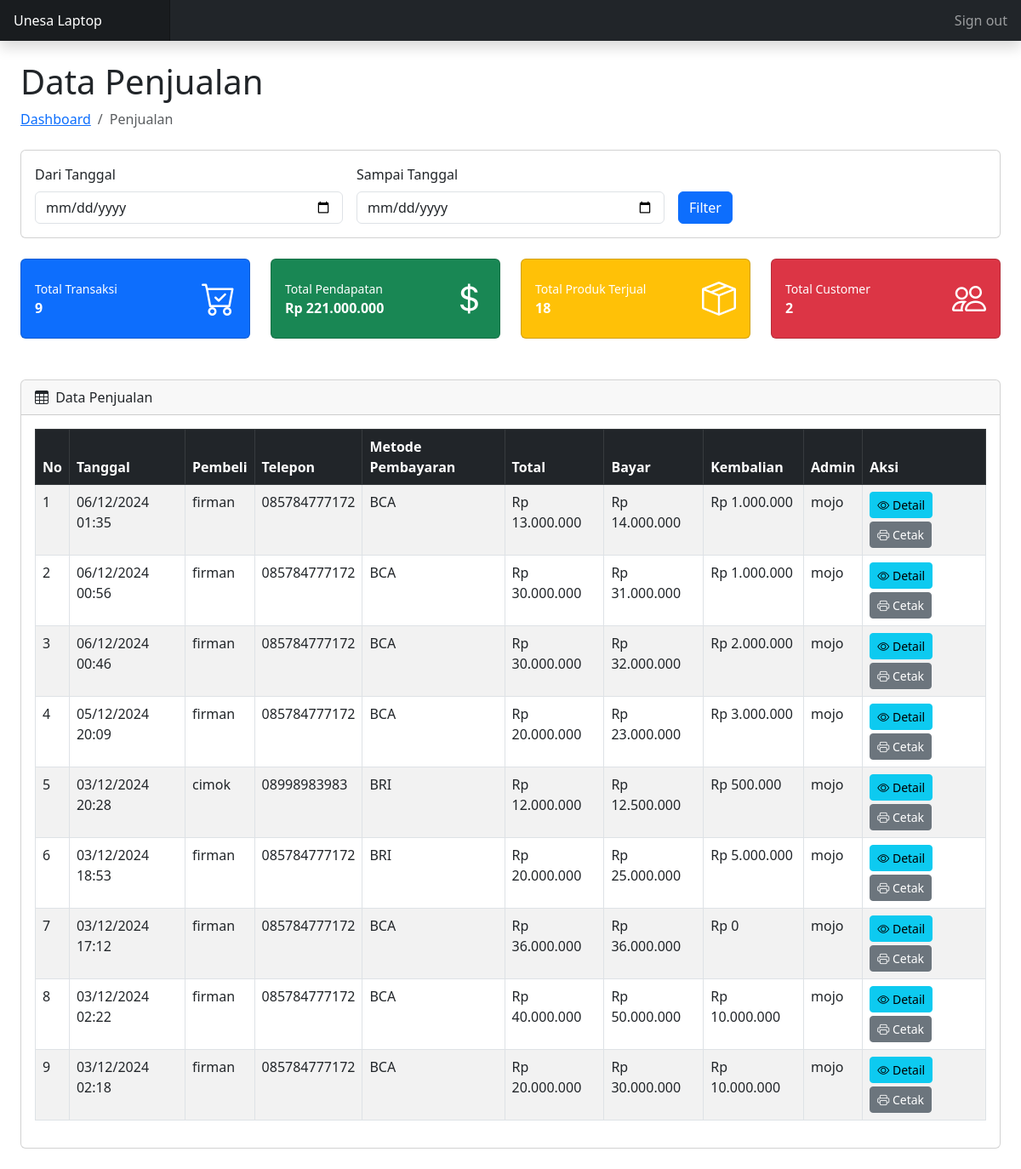
Screenshot of /toko-laptop/admin/penjualan/index.php (signed in) with the database file from the repository.
### tables this page shows
CREATE TABLE `tb_penjualan` (
  `penjualan_id` int(11) NOT NULL,
  `admin_id` int(11) DEFAULT NULL,
  `tanggal` timestamp NOT NULL DEFAULT current_timestamp(),
  `bayar` decimal(10,2) DEFAULT NULL,
  `total` decimal(10,2) DEFAULT NULL,
  `kembalian` decimal(10,2) DEFAULT NULL
);

### toko-laptop/config/koneksi.php (called while the page is built, shortened)
<?php
$host = 'localhost';
$username = 'root';
$password = '';
$database = 'toko_db';
$conn = mysqli_connect($host, $username, $password, $database);
function query($query) {
    global $conn;
    $result = mysqli_query($conn, $query);
    $rows = [];
    while ($row = mysqli_fetch_assoc($result)) {
        $rows[] = $row;
    }
    return $rows;
}
?>

### toko-laptop/admin/penjualan/index.php (the view, shortened to what this page needs)
<?php
require_once '../../config/koneksi.php';
$where = "";
$query = "SELECT p.*, a.nama as admin_name, u.nama as nama_user, u.telepon, pb.jenis_pembayaran,
          (SELECT SUM(dp.subtotal) FROM tb_detail_penjualan dp WHERE dp.penjualan_id = p.penjualan_id) as total_penjualan
          FROM tb_penjualan p
          LEFT JOIN tb_admin a ON p.admin_id = a.admin_id
          LEFT JOIN tb_pembelian pmb ON p.penjualan_id = pmb.id_pembelian
          LEFT JOIN tb_user u ON pmb.user_id = u.user_id
          LEFT JOIN tb_pembayaran pb ON pmb.pembayaran_id = pb.pembayaran_id
          $where
          ORDER BY p.tanggal DESC";
$penjualan = query($query);
include_once '../includes/header.php';
?>
<div class="container-fluid px-4">
    <h1 class="mt-4">Data Penjualan</h1>
    <ol class="breadcrumb mb-4">
        <li class="breadcrumb-item"><a href="../index.php">Dashboard</a></li>
        <li class="breadcrumb-item active">Penjualan</li>
    </ol>
    <div class="card mb-4">
        <div class="card-body">
            <form action="" method="get" class="row g-3">
                <div class="col-md-4">
                    <label class="form-label">Dari Tanggal</label>
                    <input type="date" class="form-control" name="dari"
                           value="<?= isset($_GET['dari']) ? $_GET['dari'] : ''; ?>">
                </div>
                <div class="col-md-4">
                    <label class="form-label">Sampai Tanggal</label>
                    <input type="date" class="form-control" name="sampai"
                           value="<?= isset($_GET['sampai']) ? $_GET['sampai'] : ''; ?>">
                </div>
                <div class="col-md-4">
                    <label class="form-label">&nbsp;</label>
                    <div>
                        <button type="submit" class="btn btn-primary">Filter</button>
                    </div>
                </div>
            </form>
        </div>
    </div>
    <div class="row mb-4">
        <div class="col-xl-3 col-md-6">
            <div class="card bg-primary text-white mb-4">
                <div class="card-body">
                    <div class="d-flex justify-content-between align-items-center">
                        <div>
                            <div class="small">Total Transaksi</div>
                            <div class="text-lg fw-bold"><?= count($penjualan); ?></div>
                        </div>
                        <i class="bi bi-cart-check fs-1"></i>
                    </div>
                </div>
            </div>
        </div>
        <div class="col-xl-3 col-md-6">
            <div class="card bg-success text-white mb-4">
                <div class="card-body">
                    <div class="d-flex justify-content-between align-items-center">
                        <div>
                            <div class="small">Total Pendapatan</div>
                            <div class="text-lg fw-bold">
                                Rp <?= number_format(array_sum(array_column($penjualan, 'total')), 0, ',', '.'); ?>
                            </div>
                        </div>
                        <i class="bi bi-currency-dollar fs-1"></i>
                    </div>
                </div>
            </div>
        </div>
        <div class="col-xl-3 col-md-6">
            <div class="card bg-warning text-white mb-4">
                <div class="card-body">
                    <div class="d-flex justify-content-between align-items-center">
                        <div>
                            <div class="small">Total Produk Terjual</div>
                            <div class="text-lg fw-bold">
                                <?php
                                $total_produk = query("SELECT SUM(jumlah) as total FROM tb_detail_penjualan WHERE penjualan_id IN (SELECT penjualan_id FROM tb_penjualan $where)")[0]['total'] ?? 0;
                                echo $total_produk;
                                ?>
                            </div>
                        </div>
                        <i class="bi bi-box-seam fs-1"></i>
                    </div>
                </div>
            </div>
        </div>
        <div class="col-xl-3 col-md-6">
            <div class="card bg-danger text-white mb-4">
                <div class="card-body">
                    <div class="d-flex justify-content-between align-items-center">
                        <div>
                            <div class="small">Total Customer</div>
                            <div class="text-lg fw-bold">
                                <?php
                                $total_customer = query("SELECT COUNT(DISTINCT user_id) as total FROM tb_pembelian $where")[0]['total'] ?? 0;
                                echo $total_customer;
                                ?>
                            </div>
                        </div>
                        <i class="bi bi-people fs-1"></i>
                    </div>
                </div>
            </div>
        </div>
    </div>
    <div class="card mb-4">
        <div class="card-header">
            <i class="bi bi-table me-1"></i>
            Data Penjualan
        </div>
        <div class="card-body">
            <div class="table-responsive">
                <table id="dataTable" class="table table-striped table-hover table-bordered">
                    <thead class="table-dark">
                        <tr>
                            <th>No</th>
                            <th>Tanggal</th>
                            <th>Pembeli</th>
                            <th>Telepon</th>
                            <th>Metode Pembayaran</th>
                            <th>Total</th>
                            <th>Bayar</th>
                            <th>Kembalian</th>
                            <th>Admin</th>
                            <th>Aksi</th>
                        </tr>
                    </thead>
                    <tbody>
                        <?php $no = 1; foreach ($penjualan as $row) : ?>
                        <tr>
                            <td><?= $no++; ?></td>
                            <td><?= date('d/m/Y H:i', strtotime($row['tanggal'])); ?></td>
                            <td><?= htmlspecialchars($row['nama_user'] ?? 'User tidak ditemukan'); ?></td>
                            <td><?= htmlspecialchars($row['telepon'] ?? '-'); ?></td>
                            <td><?= htmlspecialchars($row['jenis_pembayaran'] ?? '-'); ?></td>
                            <td>Rp <?= number_format($row['total'], 0, ',', '.'); ?></td>
                            <td>Rp <?= number_format($row['bayar'], 0, ',', '.'); ?></td>
                            <td>Rp <?= number_format($row['kembalian'], 0, ',', '.'); ?></td>
                            <td><?= htmlspecialchars($row['admin_name']); ?></td>
                            <td>
                                <a href="detail.php?id=<?= $row['penjualan_id']; ?>" class="btn btn-info btn-sm mb-1">
                                    <i class="bi bi-eye"></i> Detail
                                </a>
                                <a href="cetak.php?id=<?= $row['penjualan_id']; ?>" target="_blank" class="btn btn-secondary btn-sm">
                                    <i class="bi bi-printer"></i> Cetak
                                </a>
                            </td>
                        </tr>
                        <?php endforeach; ?>
                    </tbody>
                </table>
            </div>
        </div>
    </div>
</div>
<?php include_once '../includes/footer.php'; ?>

### rows the page displays
tb_penjualan: tanggal "06/12/2024 01:35", nama_user "firman", telepon "085784777172", jenis_pembayaran "BCA", total "13.000.000", bayar "14.000.000", kembalian "1.000.000", admin.nama "mojo"
tb_penjualan: tanggal "06/12/2024 00:56", nama_user "firman", telepon "085784777172", jenis_pembayaran "BCA", total "30.000.000", bayar "31.000.000", kembalian "1.000.000", admin.nama "mojo"
tb_penjualan: tanggal "06/12/2024 00:46", nama_user "firman", telepon "085784777172", jenis_pembayaran "BCA", total "30.000.000", bayar "32.000.000", kembalian "2.000.000", admin.nama "mojo"
tb_penjualan: tanggal "05/12/2024 20:09", nama_user "firman", telepon "085784777172", jenis_pembayaran "BCA", total "20.000.000", bayar "23.000.000", kembalian "3.000.000", admin.nama "mojo"
tb_penjualan: tanggal "03/12/2024 20:28", nama_user "cimok", telepon "08998983983", jenis_pembayaran "BRI", total "12.000.000", bayar "12.500.000", kembalian "500.000", admin.nama "mojo"
tb_penjualan: tanggal "03/12/2024 18:53", nama_user "firman", telepon "085784777172", jenis_pembayaran "BRI", total "20.000.000", bayar "25.000.000", kembalian "5.000.000", admin.nama "mojo"
tb_penjualan: tanggal "03/12/2024 17:12", nama_user "firman", telepon "085784777172", jenis_pembayaran "BCA", total "36.000.000", bayar "36.000.000", kembalian "0", admin.nama "mojo"
tb_penjualan: tanggal "03/12/2024 02:22", nama_user "firman", telepon "085784777172", jenis_pembayaran "BCA", total "40.000.000", bayar "50.000.000", kembalian "10.000.000", admin.nama "mojo"
tb_penjualan: tanggal "03/12/2024 02:18", nama_user "firman", telepon "085784777172", jenis_pembayaran "BCA", total "20.000.000", bayar "30.000.000", kembalian "10.000.000", admin.nama "mojo"

### other values shown
count($penjualan) "9"
array_sum(array_column($penjualan, 'total')) "221.000.000"
$total_produk "18"
$total_customer "2"
